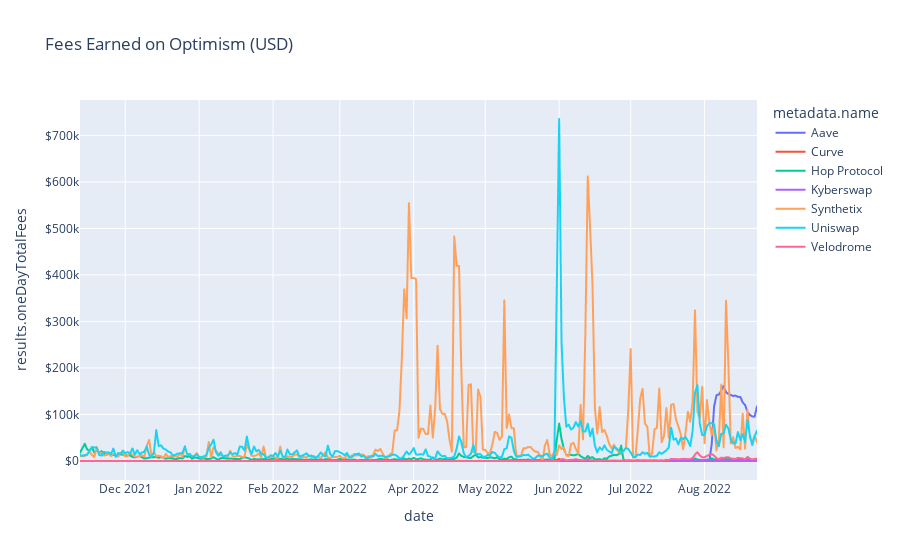

The notebook cell this image was saved under:
### Code cell
fig = px.line(data_fdf_op, x="date", y="results.oneDayTotalFees", color='metadata.name', title = 'Fees Earned on Optimism (USD)')
fig.update_layout(yaxis_tickprefix = '$')
# fig.show()

fig.write_image(prepend + "img_outputs/svg/app_fees_on_op.svg") #prepend + 
fig.write_image(prepend + "img_outputs/png/app_fees_on_op.png") #prepend + 
fig.write_html(prepend + "img_outputs/app_fees_on_op.html", include_plotlyjs='cdn')

### Figure 1 — Plotly figure (JSON) as saved in the notebook; plotly's stock layout.template omitted (floating-point values rounded to 4 significant figures; data arrays with more than 128 entries replaced by an {"elided": "..."} marker saying what was removed)
{"data": [{"hovertemplate": "metadata.name=Aave<br>date=%{x}<br>results.oneDayTotalFees=%{y}<extra></extra>", "legendgroup": "Aave", "line": {"color": "#636efa", "dash": "solid"}, "mode": "lines", "name": "Aave", "showlegend": true, "type": "scattergl", "x": {"elided": "285 str values"}, "xaxis": "x", "y": {"elided": "285 float values"}, "yaxis": "y"}, {"hovertemplate": "metadata.name=Curve<br>date=%{x}<br>results.oneDayTotalFees=%{y}<extra></extra>", "legendgroup": "Curve", "line": {"color": "#EF553B", "dash": "solid"}, "mode": "lines", "name": "Curve", "showlegend": true, "type": "scattergl", "x": {"elided": "285 str values"}, "xaxis": "x", "y": {"elided": "285 float values"}, "yaxis": "y"}, {"hovertemplate": "metadata.name=Hop Protocol<br>date=%{x}<br>results.oneDayTotalFees=%{y}<extra></extra>", "legendgroup": "Hop Protocol", "line": {"color": "#00cc96", "dash": "solid"}, "mode": "lines", "name": "Hop Protocol", "showlegend": true, "type": "scattergl", "x": {"elided": "285 str values"}, "xaxis": "x", "y": {"elided": "285 float values"}, "yaxis": "y"}, {"hovertemplate": "metadata.name=Kyberswap<br>date=%{x}<br>results.oneDayTotalFees=%{y}<extra></extra>", "legendgroup": "Kyberswap", "line": {"color": "#ab63fa", "dash": "solid"}, "mode": "lines", "name": "Kyberswap", "showlegend": true, "type": "scattergl", "x": {"elided": "285 str values"}, "xaxis": "x", "y": {"elided": "285 float values"}, "yaxis": "y"}, {"hovertemplate": "metadata.name=Synthetix<br>date=%{x}<br>results.oneDayTotalFees=%{y}<extra></extra>", "legendgroup": "Synthetix", "line": {"color": "#FFA15A", "dash": "solid"}, "mode": "lines", "name": "Synthetix", "showlegend": true, "type": "scattergl", "x": {"elided": "285 str values"}, "xaxis": "x", "y": {"elided": "285 float values"}, "yaxis": "y"}, {"hovertemplate": "metadata.name=Uniswap<br>date=%{x}<br>results.oneDayTotalFees=%{y}<extra></extra>", "legendgroup": "Uniswap", "line": {"color": "#19d3f3", "dash": "solid"}, "mode": "lines", "name": "Uniswap", "showlegend": true, "type": "scattergl", "x": {"elided": "285 str values"}, "xaxis": "x", "y": {"elided": "285 float values"}, "yaxis": "y"}, {"hovertemplate": "metadata.name=Velodrome<br>date=%{x}<br>results.oneDayTotalFees=%{y}<extra></extra>", "legendgroup": "Velodrome", "line": {"color": "#FF6692", "dash": "solid"}, "mode": "lines", "name": "Velodrome", "showlegend": true, "type": "scattergl", "x": {"elided": "285 str values"}, "xaxis": "x", "y": {"elided": "285 float values"}, "yaxis": "y"}], "layout": {"legend": {"title": {"text": "metadata.name"}, "tracegroupgap": 0}, "title": {"text": "Fees Earned on Optimism (USD)"}, "xaxis": {"anchor": "y", "domain": [0, 1], "title": {"text": "date"}}, "yaxis": {"anchor": "x", "domain": [0, 1], "tickprefix": "$", "title": {"text": "results.oneDayTotalFees"}}}}
